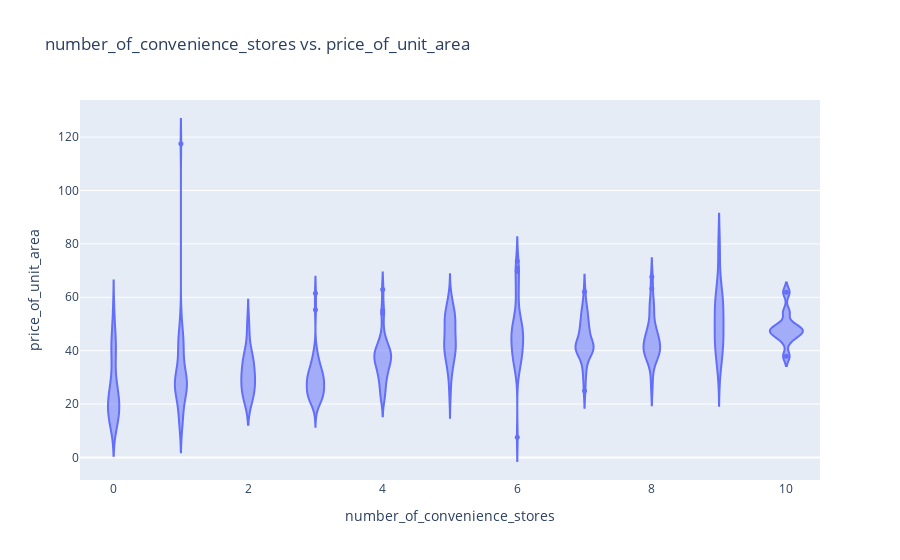

This figure's notebook cell:
### Markdown cell above
### Price_of_unit_price and Distance_to_the_nearest_MRT_station

### Code cell
fig = px.violin(real_estate_copy_df,
                 x='number_of_convenience_stores', 
                 y='price_of_unit_area',  
                 hover_data=['longitude', 'latitude'], 
                 title='number_of_convenience_stores vs. price_of_unit_area')
fig.update_traces(marker_size=5)
fig.show()

### Figure 1 — Plotly figure (JSON) as saved in the notebook; plotly's stock layout.template omitted (floating-point values rounded to 4 significant figures; data arrays with more than 128 entries replaced by an {"elided": "..."} marker saying what was removed)
{"data": [{"alignmentgroup": "True", "box": {"visible": false}, "customdata": {"elided": "414x2 float values"}, "hovertemplate": "number_of_convenience_stores=%{x}<br>price_of_unit_area=%{y}<br>longitude=%{customdata[0]}<br>latitude=%{customdata[1]}<extra></extra>", "legendgroup": "", "marker": {"color": "#636efa", "size": 5}, "name": "", "offsetgroup": "", "orientation": "v", "scalegroup": "True", "showlegend": false, "type": "violin", "x": {"elided": "414 int values"}, "x0": " ", "xaxis": "x", "y": {"elided": "414 float values"}, "y0": " ", "yaxis": "y"}], "layout": {"legend": {"tracegroupgap": 0}, "title": {"text": "number_of_convenience_stores vs. price_of_unit_area"}, "violinmode": "group", "xaxis": {"anchor": "y", "domain": [0, 1], "title": {"text": "number_of_convenience_stores"}}, "yaxis": {"anchor": "x", "domain": [0, 1], "title": {"text": "price_of_unit_area"}}}}
